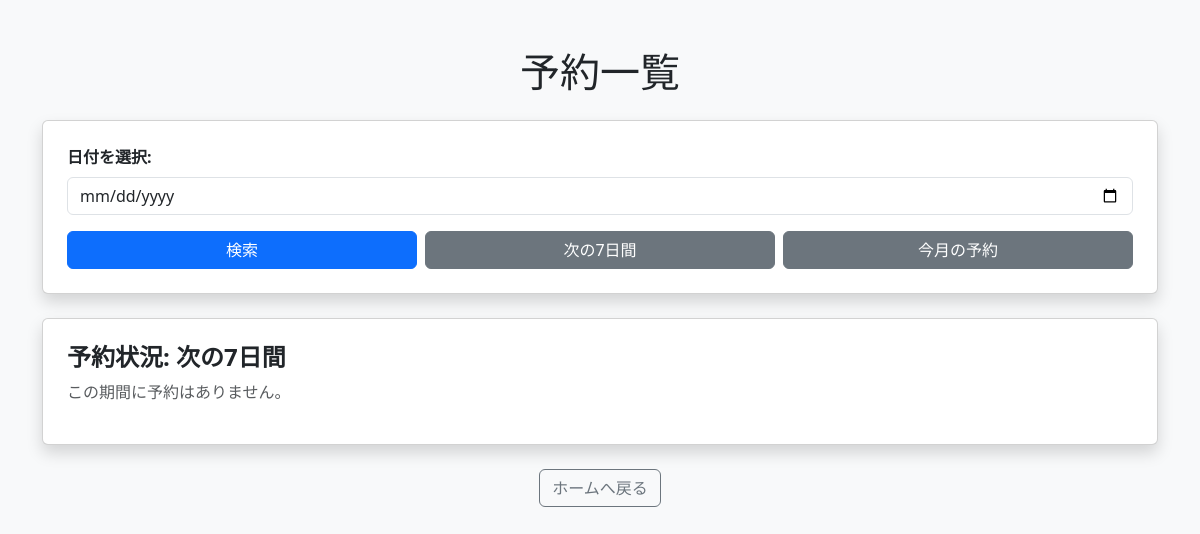
/reservations_list?range=7days, run on an earlier commit of the app's database.
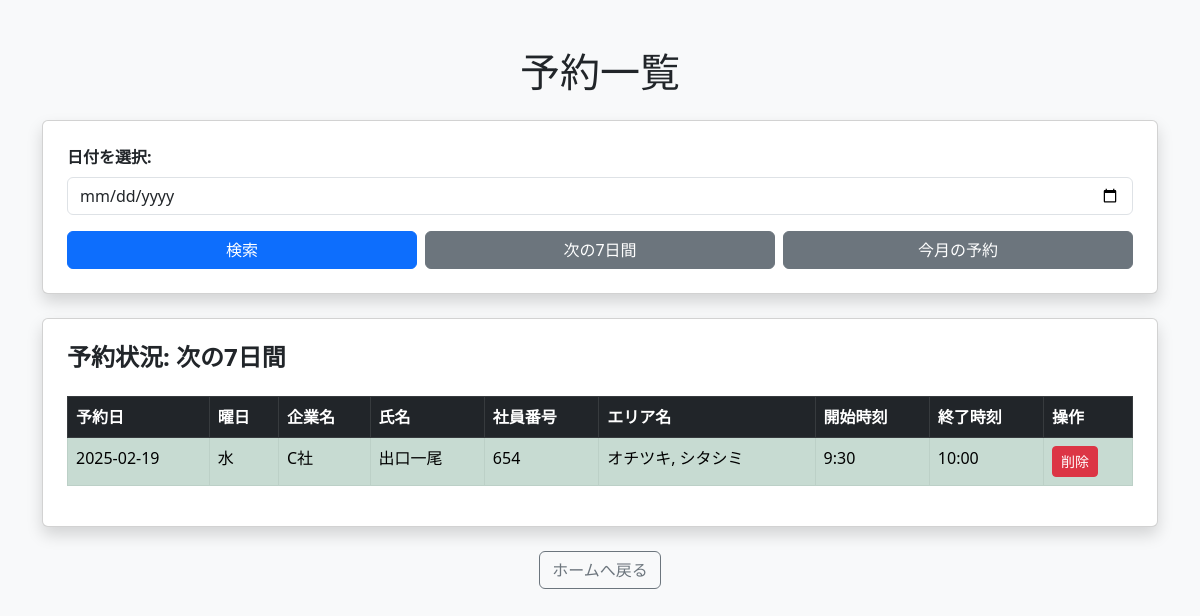
And on a later commit of the database.
### app.py (models this page shows)
class Reservation(db.Model):
    id = db.Column(db.Integer, primary_key=True)
    company = db.Column(db.String(50), nullable=False)  # 企業名
    name = db.Column(db.String(100), nullable=False)  # 氏名
    employee_id = db.Column(db.String(20), nullable=False)  # 社員番号
    area = db.Column(db.String(100), nullable=False)  # 予約エリア（複数選択可能）
    date = db.Column(db.Date, nullable=False)  # ✅ String → Date に変更
    start_time = db.Column(db.String(5), nullable=False)
    end_time = db.Column(db.String(5), nullable=False)
    created_at = db.Column(db.DateTime, default=datetime.utcnow)

### app.py (the view)
@app.route('/reservations_list', methods=['GET'])
def reservations_list():
    date = request.args.get('date')
    range_type = request.args.get('range')
    today = datetime.today().strftime('%Y-%m-%d')
    if range_type == "7days":
        end_date = (datetime.today() + timedelta(days=7)).strftime('%Y-%m-%d')
        reservations = Reservation.query.filter(
            and_(Reservation.date >= today, Reservation.date <= end_date)
        ).order_by(Reservation.date, Reservation.start_time).all()
    elif range_type == "month":
        end_date = (datetime.today().replace(day=1) + timedelta(days=31)).strftime('%Y-%m-%d')
        reservations = Reservation.query.filter(
            and_(Reservation.date >= today, Reservation.date <= end_date)
        ).order_by(Reservation.date, Reservation.start_time).all()
    elif date:
        try:
            date = datetime.strptime(date, "%Y-%m-%d").date()  # ✅ ここで型変換をチェック
        except ValueError:
            date = None
        reservations = Reservation.query.filter_by(date=date).order_by(Reservation.start_time).all()
    else:
        reservations = []
    return render_template('reservations_list.html', reservations=reservations, selected_date=date, range_type=range_type)

### templates/reservations_list.html (shortened to what this page needs)
<!DOCTYPE html>
<html lang="ja">
<head>
    <link href="https://cdn.jsdelivr.net/npm/bootstrap@5.3.0/dist/css/bootstrap.min.css" rel="stylesheet">
</head>
<body class="bg-light">
    <div class="container mt-5">
        <h1 class="text-center mb-4">予約一覧</h1>
        <div class="card shadow p-4">
            <form method="get" action="/reservations_list">
                <div class="mb-3">
                    <label for="date" class="form-label fw-bold">日付を選択:</label>
                    <input type="date" id="date" name="date" class="form-control" required>
                </div>
                <div class="d-flex gap-2">
                    <button type="submit" class="btn btn-primary w-100">検索</button>
                    <a href="/reservations_list?range=7days" class="btn btn-secondary w-100">次の7日間</a>
                    <a href="/reservations_list?range=month" class="btn btn-secondary w-100">今月の予約</a>
                </div>
            </form>
        </div>
        <div class="card shadow p-4 mt-4">
            <h4 class="fw-bold">予約状況:
                {{ selected_date if selected_date else ("次の7日間" if range_type == "7days" else "今月の予約" if range_type == "month" else "日付を選択してください") }}
            </h4>
            {% if reservations %}
            <div class="table-responsive">
                <table class="table table-striped table-hover table-bordered mt-3">
                    <thead class="table-dark">
                        <tr>
                            <th>予約日</th>
                            <th>曜日</th>
                            <th>企業名</th>
                            <th>氏名</th>
                            <th>社員番号</th>
                            <th>エリア名</th>
                            <th>開始時刻</th>
                            <th>終了時刻</th>
                            <th>操作</th>
                        </tr>
                    </thead>
                    <tbody>
                        {% for reservation in reservations %}
                        <tr class="{% if 'キヅキ' in reservation.area %}table-danger{% elif 'オチツキ' in reservation.area %}table-success{% elif 'シタシミ' in reservation.area %}table-primary{% elif 'ニギワイ' in reservation.area %}table-warning{% elif '貸切' in reservation.area %}table-info{% endif %}">
                            <td>{{ reservation.date }}</td>
                            <td>{{ reservation.date.strftime('%A') | replace('Monday', '月') | replace('Tuesday', '火') | replace('Wednesday', '水') | replace('Thursday', '木') | replace('Friday', '金') | replace('Saturday', '土') | replace('Sunday', '日') }}</td>
                            <td>{{ reservation.company }}</td>
                            <td>{{ reservation.name }}</td>
                            <td>{{ reservation.employee_id }}</td>
                            <td>{{ reservation.area if reservation.area else "未設定" }}</td>
                            <td>{{ reservation.start_time }}</td>
                            <td>{{ reservation.end_time }}</td>
                            <td>
                                <form action="{{ url_for('delete_reservation', reservation_id=reservation.id) }}" method="post">
                                    <button type="submit" class="btn btn-danger btn-sm" onclick="return confirm('本当に削除しますか？');">削除</button>
                                </form>
                            </td>
                        </tr>
                        {% endfor %}
                    </tbody>
                </table>
            </div>
            {% else %}
                <p class="text-muted">この期間に予約はありません。</p>
            {% endif %}
        </div>
        <div class="text-center mt-4">
            <a href="/" class="btn btn-outline-secondary">ホームへ戻る</a>
        </div>
    </div>
</body>
</html>

What changed in the data, as far as the page shows it:
added Reservation: date "2025-02-19", date "水", company "C社", name "出口一尾", employee_id "654", area "オチツキ, シタシミ", start_time "9:30", end_time "10:00"
Also different on the page:
text no longer shown: "この期間に予約はありません。"
text now shown: "予約日 曜日 企業名 氏名 社員番号 エリア名 開始時刻 終了時刻 操作"
